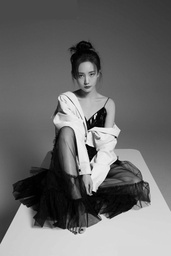
#> input picture 百度aip/图片处理/新建文件夹/01.jpg, 171 x 256 px, shrunk from 2160 x 3240 before the run
$ python test2.py
#> lines starting #> are read from the running program, lines starting #| are printed output that depends on the picture
'''
from PIL import Image, ImageFilter, ImageOps
img = Image.open('01.jpg')
def dodge(a, b, alpha):
    return min(int(a*255/(256-b*alpha)), 255)
def draw(img, blur=25, alpha=1.0):
    img1 = img.convert('L')        #图片转换成灰色
    img2 = img1.copy()
    img2 = ImageOps.invert(img2)
    for i in range(blur):          #模糊度
        img2 = img2.filter(ImageFilter.BLUR)
    width, height = img1.size
    for x in range(width):
        for y in range(height):
            a = img1.getpixel((x, y))
            b = img2.getpixel((x, y))
            img1.putpixel((x, y), dodge(a, b, alpha))
    img1.save('2.png')
draw(img)

'''

from PIL import Image
import os

image = "01.jpg"
img = Image.open(image)
#> img is the input picture: PIL image 171x256 RGB; min 0, max 250, mean 107.8
img_all =  "03.jpg"
new = Image.new("L", img.size, 255)
#> new: PIL image 171x256 L; every value is 255
width, height = img.size
#> width = 171; height = 256
img = img.convert("L")
#> img: PIL image 171x256 L
# 定义画笔的大小
Pen_size = 3
# 色差扩散器
Color_Diff = 6
for i in range(Pen_size + 1, width - Pen_size - 1):
    for j in range(Pen_size + 1, height - Pen_size - 1):
        # 原始的颜色
        originalColor = 255
        lcolor = sum([img.getpixel((i - r, j)) for r in range(Pen_size)]) // Pen_size
        rcolor = sum([img.getpixel((i + r, j)) for r in range(Pen_size)]) // Pen_size

        # 通道----颜料
        if abs(lcolor - rcolor) > Color_Diff:
            originalColor -= (255 - img.getpixel((i, j))) // 4
            new.putpixel((i, j), originalColor)

        ucolor = sum([img.getpixel((i, j - r)) for r in range(Pen_size)]) // Pen_size
        dcolor = sum([img.getpixel((i, j + r)) for r in range(Pen_size)]) // Pen_size

        # 通道----颜料
        if abs(ucolor - dcolor) > Color_Diff:
            originalColor -= (255 - img.getpixel((i, j))) // 4
            new.putpixel((i, j), originalColor)

        acolor = sum([img.getpixel((i - r, j - r)) for r in range(Pen_size)]) // Pen_size
        bcolor = sum([img.getpixel((i + r, j + r)) for r in range(Pen_size)]) // Pen_size

        # 通道----颜料
        if abs(acolor - bcolor) > Color_Diff:
            originalColor -= (255 - img.getpixel((i, j))) // 4
            new.putpixel((i, j), originalColor)

        qcolor = sum([img.getpixel((i + r, j - r)) for r in range(Pen_size)]) // Pen_size
        wcolor = sum([img.getpixel((i - r, j + r)) for r in range(Pen_size)]) // Pen_size

        # 通道----颜料
        if abs(qcolor - wcolor) > Color_Diff:
            originalColor -= (255 - img.getpixel((i, j))) // 4
            new.putpixel((i, j), originalColor)
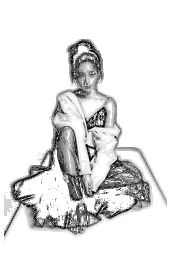
#> new: PIL image 171x256 L; min 3, max 255, mean 226.7

new.save(img_all)

i = os.system('mshta vbscript createobject("sapi.spvoice").speak("%s")(window.close)' % '您的图片转换好了')
os.system(img_all)


# img = Image.open('01.jpg')

# img1 = img.convert('L')
# img1.show()
